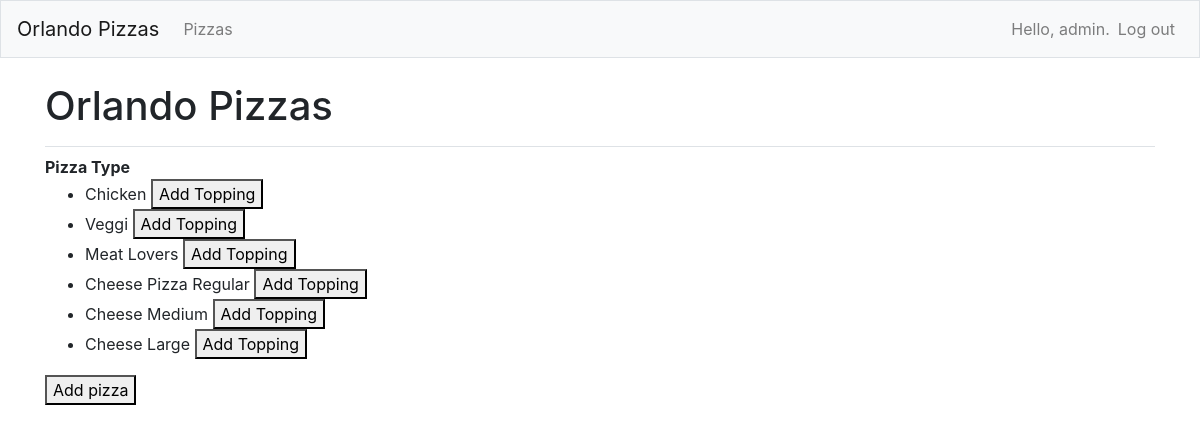
/pizza/ (signed in), run on the app's committed database.
### orlando_pizzas/models.py (models this page shows)
class Pizza (models.Model):
    name = models.CharField(max_length=25)
    date_added = models.DateTimeField(auto_now=True)
    def __str__(self):
        return self.name

### orlando_pizzas/views.py (the view)
# urls.py: path('pizza/', views.getPizza, name='pizza'),
def getPizza(request):
    try:
        pizzas = Pizza.objects.order_by('date_added')
        context = {'pizzas': pizzas}
        print(f'Pizza .... {pizzas}')
        shortcut =render(request, 'orlando_pizzas/pizza.html', context)
    except Exception:
        shortcut = render(request, 'orlando_pizzas/errors.html')
    return shortcut

### orlando_pizzas/templates/orlando_pizzas/pizza.html (shortened to what this page needs)
{% extends "orlando_pizzas/base.html" %}
{% block page_header %}
     <h1>Orlando Pizzas</h1>
{% endblock page_header %}
{% block content %}
<b>Pizza Type</b>
<ul>
    {% for pizza in pizzas %}
        <li>
                <form action="{% url 'orlando_pizzas:new_topping' pizza.id %}"  method='post'>
                    {{pizza}}
                    <button name="submit_topping" >Add Topping</button>
                </form>
        </li>
    {% endfor %}
</ul>
<form action="{% url 'orlando_pizzas:new_pizza' %}" method='post'>
        <button name="submit">Add pizza</button>
 </form>
{% endblock content %}

### orlando_pizzas/templates/orlando_pizzas/base.html (shortened to what this page needs)
{% load bootstrap4 %}
<!doctype html>
<html lang="en">
<head>
     {% bootstrap_css %}
</head>
<body>
     <nav class="navbar navbar-expand-md navbar-light bg-light mb-4 border">
     <a class="navbar-brand" href="{% url 'orlando_pizzas:index'%}">Orlando Pizzas</a>
     <div class="collapse navbar-collapse" id="navbarCollapse">
          <ul class="navbar-nav mr-auto">
         <li class="nav-item">
           <a class="nav-link" href="{% url 'orlando_pizzas:pizza'%}">
                Pizzas </a>
         </li>
          </ul>
          <ul class="navbar-nav ml-auto">
         {% if user.is_authenticated %}
             <li class="nav-item">
             <span class="navbar-text">Hello, {{ user.username }}.</span>
             </li>
             <li class="nav-item">
               <a class="nav-link" href="{% url 'users:logout' %}">Log out</a>
             </li>
           {% else %}
             <li class="nav-item">
               <a class="nav-link" href="{% url 'users:register' %}">Register</a>
             </li>
             <li class="nav-item">
               <a class="nav-link" href="{% url 'users:login' %}">Log in</a></li>
           {% endif %}
         </ul>
     </div>
     </nav>
     <main role="main" class="container">
     <div class="pb-2 mb-2 border-bottom">
         {% block page_header %}{% endblock page_header %}
       </div>
     <div>
         {% block content %}{% endblock content %}
       </div>
     </main>
   </body>
   </html>

### data on the page
Pizza: name "Chicken"
Pizza: name "Veggi"
Pizza: name "Meat Lovers"
Pizza: name "Cheese Pizza Regular"
Pizza: name "Cheese Medium"
Pizza: name "Cheese Large"

### other printed values
{{ user.username }} "admin"
